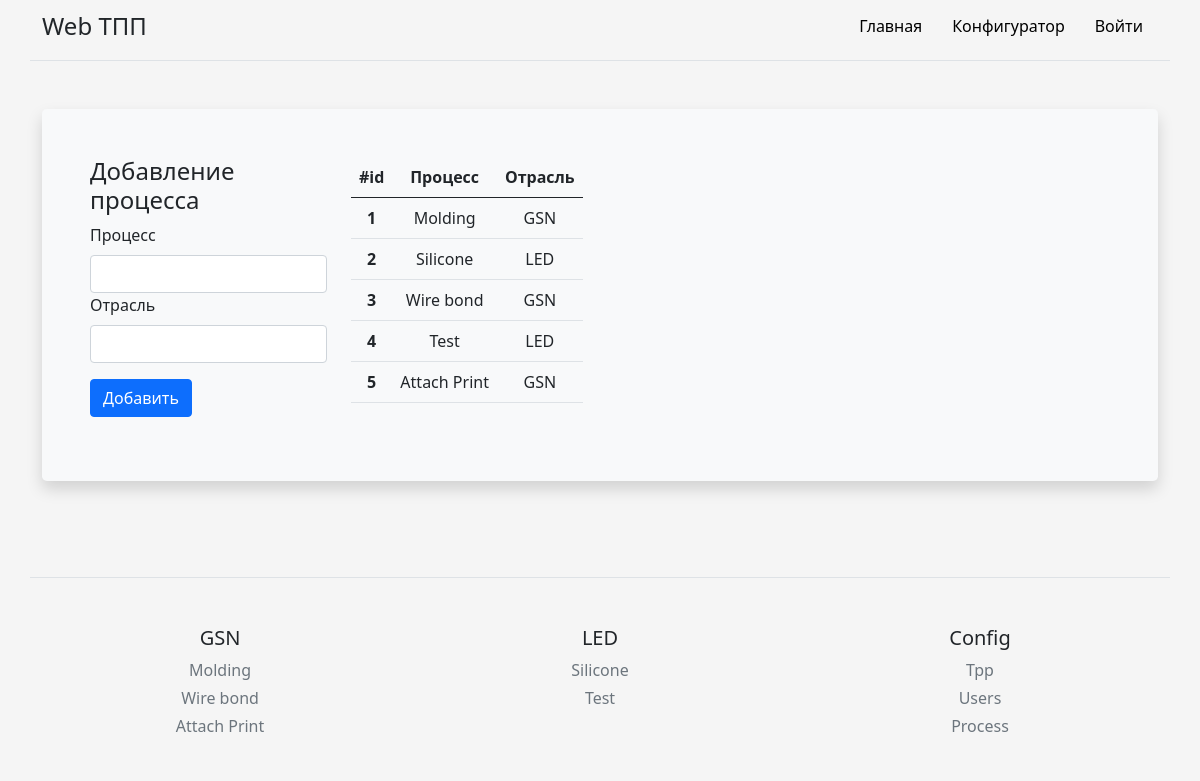
The app's page /add_process, older data.
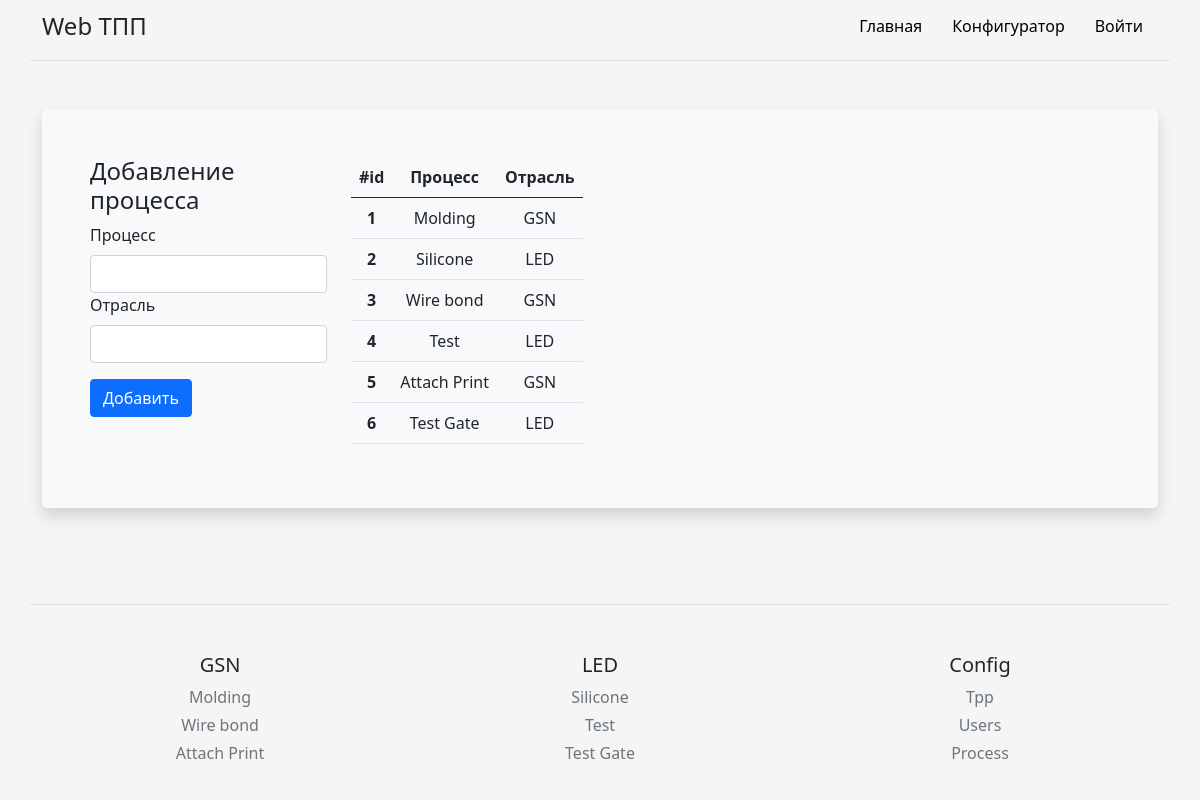
The same page, newer data.
### models.py (models this page shows, shortened)
class Process(db.Model):
    id = db.Column(db.Integer, primary_key=True)
    process = db.Column(db.Text, nullable=False)
    branch = db.Column(db.Text, nullable=False)

### routes.py (the view, shortened to what this page needs)
@app_routes.route('/add_process', methods=["POST", "GET"])
def add_process():
    from main import db
    from models import Process
    branch_footer = db.session.query(Process).group_by(Process.branch).all()
    process_footer = db.session.query(Process).all()
    process = db.session.query(Process).all()
    return render_template('config_folder/add_process.html', process=process,branch_footer=branch_footer, process_footer=process_footer)

### templates/config_folder/add_process.html (shortened to what this page needs)
{% extends 'base.html' %}
{% block body %}
<div class="container py-4">
    <div class="p-5 mb-4 bg-light rounded-3 shadow">
        <div class="row align-items-md-stretch">
            <form class="col-md-3" method="post">
                <h4>Добавление процесса</h4>
                <div class="col-sm-12">
                    <label for="add_process" class="form-label">Процесс</label>
                    <input type="text" class="form-control" name="add_process" required>
                </div>
                <div class="col-sm-12">
                    <label for="branch" class="form-label">Отрасль</label>
                    <input type="text" class="form-control" name="branch" required>
                </div>
                <div class="py-3">
                    <button class="btn btn-m btn-primary btn-block" type="submit" name="btn" value="add"> Добавить </button>
                </div>
            </form>
            <div class="col-md-9">
                <table class="table table-hover">
                    <thead>
                        <tr>
                        <th scope="col">#id</th>
                        <th scope="col">Процесс</th>
                        <th scope="col">Отрасль</th>
                        </tr>
                    </thead>
                    <tbody>
                        {% for item in process %}
                        <tr>
                        <th scope="row" name="up_table_id">{{item.id}}</th>
                        <td name="up_table_prod_name">{{item.process}}</td>
                        <td name="up_table_prod_name">{{item.branch}}</td>
                        </tr>
                        {% endfor %}
                    </tbody>
                </table>
            </div>
         </div>
    </div>
</div>
{% endblock %}

### templates/base.html (shortened to what this page needs)
<!DOCTYPE html>
<html lang="en">
  <head>
    <link rel="stylesheet" href="https://cdn.jsdelivr.net/npm/bootstrap@5.1.0/dist/css/bootstrap.min.css">
    <link rel="stylesheet" href="{{ url_for('static', filename='css/main.css') }}">
  </head>
<body>
  <div class="py-2 container d-flex flex-column flex-md-row align-items-center pb-3 mb-4 border-bottom">
      <span class="fs-4">Web ТПП</span>
      <nav class="d-inline-flex mt-2 mt-md-0 ms-md-auto">
        <a class="nav__link" href="/">Главная</a>
        <a class="nav__link" href="/config_tpp">Конфигуратор</a>
        {% if current_user.is_anonymous %}
        <a class="nav__link" href="/login">Войти</a>
        {% else %}
        <a class="nav__link" href="/logout">Выйти</a>
        {% endif %}
      </nav>
    </div>
{% block body %}{% endblock %}
</body>
<footer class="container pt-4 my-md-5 pt-md-5 border-top">
    <div class="text-center row">
        {% for item in branch_footer %}
        <div class="col-6 col-md">
            <h5>{{item.branch}}</h5>
            <ul class="list-unstyled text-small">
                {% for i in process_footer %}
                {% if i.branch == item.branch %}
                <li class="mb-1"><a class="link-secondary text-decoration-none" href="/{{i.process}}">{{i.process}}</a></li>
                {% endif%}
                {% endfor %}
            </ul>
        </div>
        {% endfor %}
      <div class="col-6 col-md">
        <h5>Config</h5>
        <ul class="list-unstyled text-small">
          <li class="mb-1"><a class="link-secondary text-decoration-none" href="{{ url_for('.config_tpp') }}">Tpp</a></li>
          <li class="mb-1"><a class="link-secondary text-decoration-none" href="{{ url_for('.config_user') }}">Users</a></li>
          <li class="mb-1"><a class="link-secondary text-decoration-none" href="{{ url_for('.add_process') }}">Process</a></li>
        </ul>
      </div>
    </div>
</footer>
</html>

Row changes from the older to the newer data that the page shows:
added Process: id "6", process "Test Gate", branch "LED"
